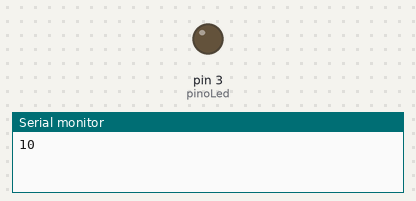
A sketch run on a simulated Arduino Uno, built with avr-gcc and run on an emulated ATmega328P. Parts: output pins drawn as LEDs (lit = HIGH), the last lines printed to the serial monitor.

Above: at 0.05 s.
At 0.65 s:
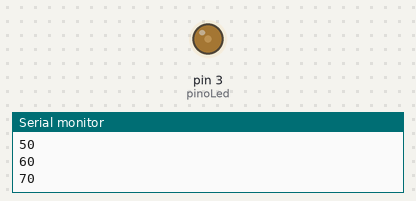
At 1.3 s:
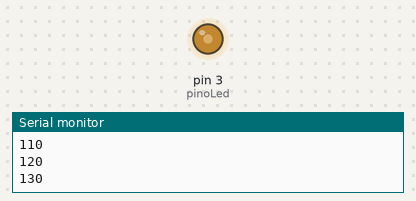
At 2.6 s:
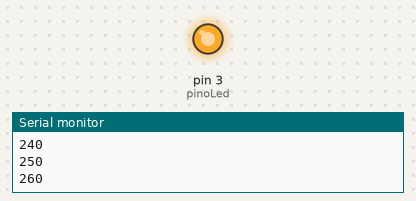
Timing chart, 0 to 6.0 s (numbered marks = the images above):
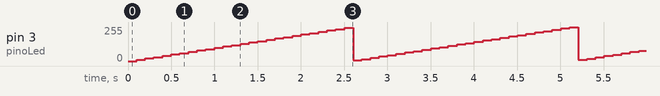

The sketch:

analogWrite_06.ino
```cpp
const int pinoLed = 3;
unsigned long brilhoLed = 0;

void setup()
{
  Serial.begin(9600);
  pinMode(pinoLed, OUTPUT);
}

void loop()
{
  analogWrite(pinoLed, brilhoLed); // qual a diferença entre analogWrite e digitalWrite?
  brilhoLed = brilhoLed + 10;

  Serial.println(brilhoLed);
  delay(100);
}
```

Measured:
- by itself, pin 3 (pinoLed): ramps from 0/255 to 254/255 and jumps back, once every 2.6 s
